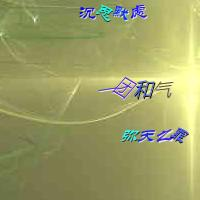
#> input picture KnowledgeMapping/PIL_OpenCV_Exp/opencvCode/48.jpg, 200 x 200 px
$ python '25-图像金字塔.py'
#> lines starting #> are read from the running program, lines starting #| are printed output that depends on the picture
import numpy as np
import cv2


def show_img(im, name="no name"):
    cv2.imshow(name, im)
    cv2.waitKey(0)
    cv2.destroyAllWindows()


img = cv2.imread('48.jpg')
#> img is the input picture: shape (200, 200, 3); mean B, G, R 102, 158.6, 156.6
show_img(img)

lower_reso = cv2.pyrDown(img)
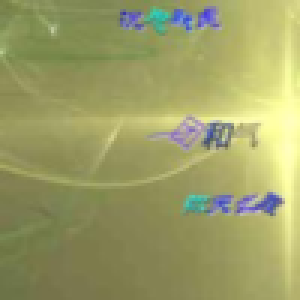
#> lower_reso: shape (100, 100, 3) (shown 3 times larger); mean B, G, R 101.9, 158.4, 156.4
show_img(lower_reso)

higher_reso2 = cv2.pyrUp(img)
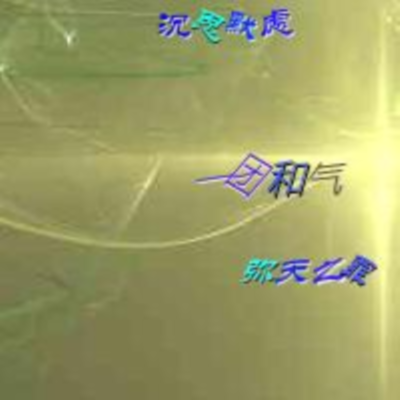
#> higher_reso2: shape (400, 400, 3); mean B, G, R 102.1, 158.7, 156.7
show_img(higher_reso2)

$ run again, with KnowledgeMapping/PIL_OpenCV_Exp/opencvCode/46.jpg copied over KnowledgeMapping/PIL_OpenCV_Exp/opencvCode/48.jpg
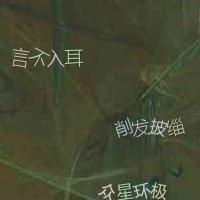
#> input picture KnowledgeMapping/PIL_OpenCV_Exp/opencvCode/46.jpg, 200 x 200 px
#> img is the input picture: shape (200, 200, 3); mean B, G, R 51.1, 73.8, 69.7
#> `lower_reso = cv2.pyrDown(img)`:
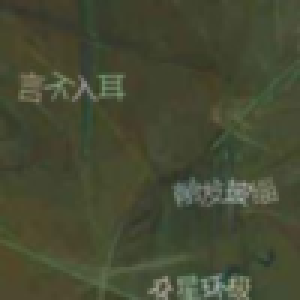
#> lower_reso: shape (100, 100, 3) (shown 3 times larger); mean B, G, R 51.1, 73.8, 69.7
#> `higher_reso2 = cv2.pyrUp(img)`:
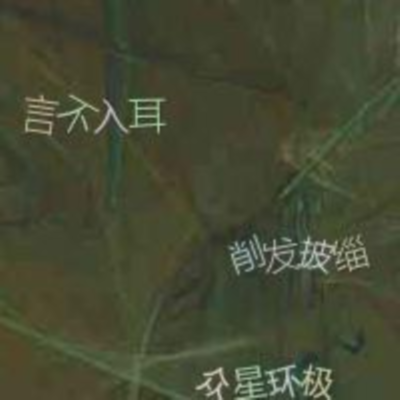
#> higher_reso2: shape (400, 400, 3); mean B, G, R 51.2, 73.9, 69.8

$ run again, with KnowledgeMapping/PIL_OpenCV_Exp/opencvCode/47.jpg copied over KnowledgeMapping/PIL_OpenCV_Exp/opencvCode/48.jpg
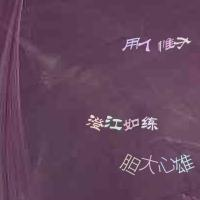
#> input picture KnowledgeMapping/PIL_OpenCV_Exp/opencvCode/47.jpg, 200 x 200 px
#> img is the input picture: shape (200, 200, 3); mean B, G, R 92.5, 69.2, 100.6
#> `lower_reso = cv2.pyrDown(img)`:
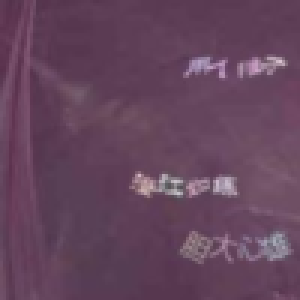
#> lower_reso: shape (100, 100, 3) (shown 3 times larger); mean B, G, R 92.5, 69.2, 100.6
#> `higher_reso2 = cv2.pyrUp(img)`:
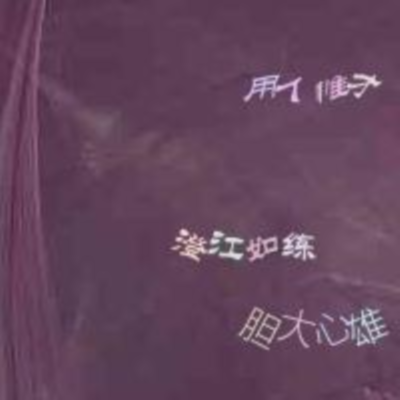
#> higher_reso2: shape (400, 400, 3); mean B, G, R 92.6, 69.3, 100.7
